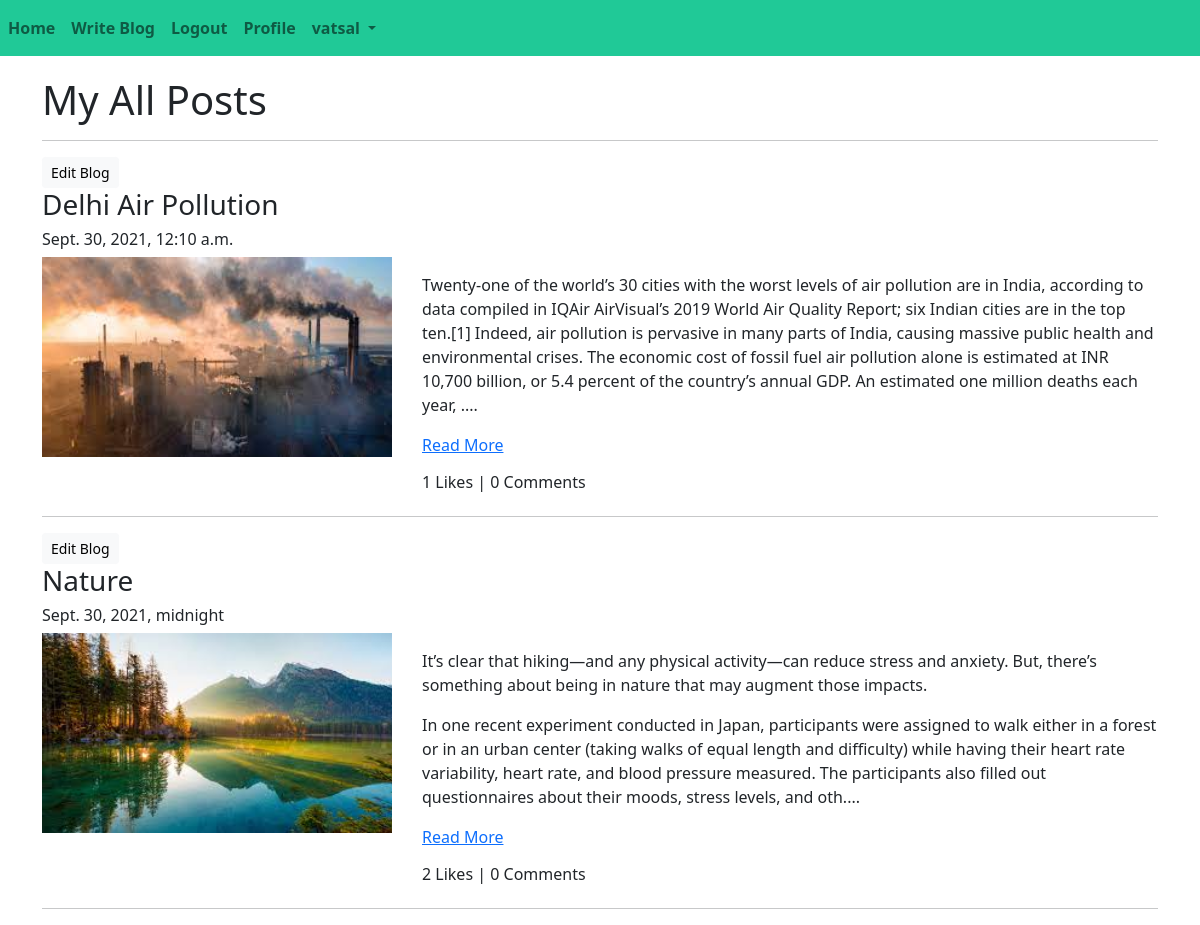
Screenshot of /blog/myposts/ (signed in) with the database file from the repository.
### App_Blog/models.py (models this page shows, shortened)
class Blog(models.Model):
    author = models.ForeignKey(User,on_delete=models.CASCADE,related_name = 'post_author')
    blog_title = models.CharField(max_length=300,verbose_name='Put a Title')
    slug = models.SlugField(max_length=300,unique=True)
    blog_content = models.TextField(verbose_name="What's in your mind?")
    blog_image = models.ImageField(upload_to='blog_images',verbose_name='Blog Image')
    publish_date = models.DateTimeField(auto_now_add=True)
    update_date = models.DateTimeField(auto_now=True)
    class Meta:
        ordering = ['-publish_date']

### App_Blog/views.py (the view)
# urls.py: path('myposts/',views.MyBlogs.as_view(),name = 'myposts'),
class MyBlogs(LoginRequiredMixin,TemplateView):
    template_name = 'App_Blog/my_posts.html'

### App_Blog/templatetags/custom_filters.py (called while the page is built)
def range_filter(value):
    return value[0:500] + '....'

### templates/App_Blog/my_posts.html (shortened to what this page needs)
{% extends 'base.html' %}
{% load custom_filters %}
{% block body %}
<h1>My All Posts</h1>
<hr>
{% for blog in user.post_author.all %}
<a href="{% url 'App_Blog:edit_blog' pk=blog.pk %}" class="btn btn-light btn-sm" >Edit Blog</a>
<h3>{{ blog.blog_title }}</h3>
<h6>{{ blog.publish_date }}</h6>
<div class = 'row'>
    <div class="col-sm-4">
        <img src="/media/{{ blog.blog_image }}" width="350px" height="200px">
    </div>
    <div class = "col-sm-8">
        <p>{{ blog.blog_content|range_filter|linebreaks}}
        <a href="{% url 'App_Blog:blog_details' slug=blog.slug %}">Read More</a>
        </p>
        <h6>{{ blog.liked_blog.count }} Likes | {{ blog.blog_comment.count }} Comments</h6>
    </div>
</div>
<hr>
{% endfor %}
{% endblock %}

### templates/base.html (shortened to what this page needs)
<!doctype html>
<html lang="en">
<head>
    <link href="https://cdn.jsdelivr.net/npm/bootstrap@5.1.1/dist/css/bootstrap.min.css" rel="stylesheet"
>
    <link rel="stylesheet" href="https://pro.fontawesome.com/releases/v5.10.0/css/all.css"/>
</head>
<body>
    <nav class ="navbar navbar-expand-lg  navbar-light " style="background-color: #20c997;">
        <ul class = "navbar-nav">
            <li class="nav-item active">
                <a class = "nav-link" href="{% url 'index' %}"><strong>Home</strong></a>
            </li>
            {% if user.is_authenticated %}
            <li class="nav-item active">
                <a class = "nav-link" href="{% url 'App_Blog:create_blog' %}"><strong>Write Blog</strong></a>
            </li>
            <li class="nav-item active">
                <a class = "nav-link" href="{% url 'App_Login:logout' %}"><strong>Logout</strong></a>
            </li>
            <li class="nav-item active">
                <a class = "nav-link" href="{% url 'App_Login:profile' %}"><strong>Profile</strong></a>
            </li>
            {% endif %}
            {% if user.is_authenticated %}
            <li class="nav-item dropdown">
                <a class="nav-link dropdown-toggle" href="#" id="navbarDropdown" role="button"
                   data-bs-toggle="dropdown" aria-expanded="false">
                    <strong>{{ user.username }}</strong>
                </a>
            </li>
            {% endif %}
        </ul>
    </nav>
    <div class = 'container' style="padding-top:20px">
        {% block body %}
        {% endblock %}
    </div>
</body>
</html>

### rows the page displays
Blog: blog_title "Delhi Air Pollution", publish_date "Sept. 30, 2021, 12:10 a.m.", blog_image (picture), blog_content|range_filter "Twenty-one of the world’s 30 cities with the worst levels of air pollution are in India, according to data compiled in IQAir AirVisual’s 2019 World Air Quality Report; six Indian cities are in the top ten.[1] Indeed, air pollution is pervasive in many parts of India, causing massive public health and environmental crises. The economic cost of fossil fuel air pollution alone is estimated at INR 10,700 billion, or 5.4 percent of the country’s annual GDP. An estimated one million deaths each year, ....", liked_blog.count "1", blog_comment.count "0"
Blog: blog_title "Nature", publish_date "Sept. 30, 2021, midnight", blog_image (picture), blog_content|range_filter "It’s clear that hiking—and any physical activity—can reduce stress and anxiety. But, there’s something about being in nature that may augment those impacts. In one recent experiment conducted in Japan, participants were assigned to walk either in a forest or in an urban center (taking walks of equal length and difficulty) while having their heart rate variability, heart rate, and blood pressure measured. The participants also filled out questionnaires about their moods, stress levels, and oth....", liked_blog.count "2", blog_comment.count "0"

### other values shown
{{ user.username }} "vatsal"
